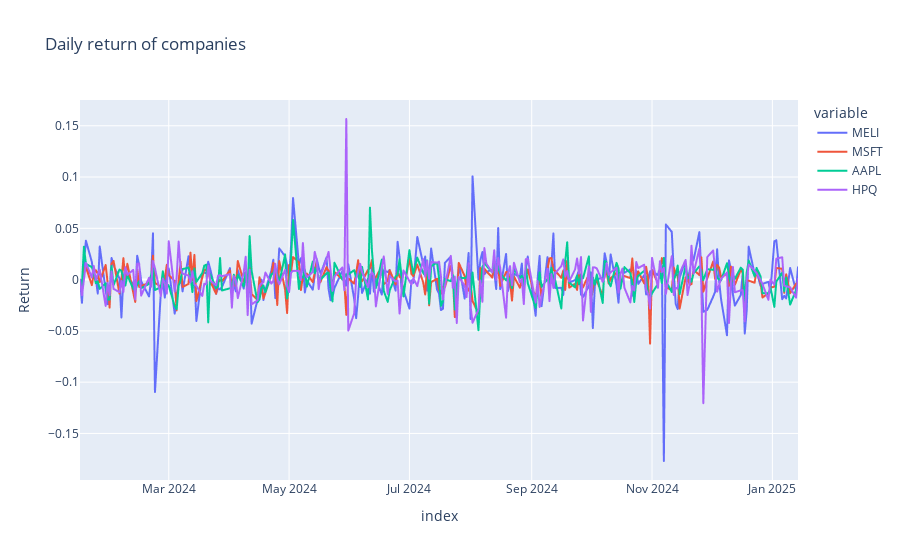

Notebook code cell kept with this figure:
### Code cell
# Plot return for each company
fig = px.line(returns_of_companies, 
              x=returns_of_companies.index, 
              y=returns_of_companies.columns, 
              title='Daily return of companies')
# For each x-value show all the y-values simultaneously in the dynamic box
fig.update_traces(hoverinfo='y')
fig.update_layout(hovermode = "x unified")
# Change y-axis name
fig.update_yaxes(title_text="Return")
# Show the plot
fig.show()

### Figure 1 — Plotly figure (JSON) as saved in the notebook; plotly's stock layout.template omitted (floating-point values rounded to 4 significant figures; data arrays with more than 128 entries replaced by an {"elided": "..."} marker saying what was removed)
{"data": [{"hoverinfo": "y", "hovertemplate": "variable=MELI<br>index=%{x}<br>value=%{y}<extra></extra>", "legendgroup": "MELI", "line": {"color": "#636efa", "dash": "solid"}, "marker": {"symbol": "circle"}, "mode": "lines", "name": "MELI", "showlegend": true, "type": "scattergl", "x": {"elided": "251 str values"}, "xaxis": "x", "y": {"elided": "251 float values"}, "yaxis": "y"}, {"hoverinfo": "y", "hovertemplate": "variable=MSFT<br>index=%{x}<br>value=%{y}<extra></extra>", "legendgroup": "MSFT", "line": {"color": "#EF553B", "dash": "solid"}, "marker": {"symbol": "circle"}, "mode": "lines", "name": "MSFT", "showlegend": true, "type": "scattergl", "x": {"elided": "251 str values"}, "xaxis": "x", "y": {"elided": "251 float values"}, "yaxis": "y"}, {"hoverinfo": "y", "hovertemplate": "variable=AAPL<br>index=%{x}<br>value=%{y}<extra></extra>", "legendgroup": "AAPL", "line": {"color": "#00cc96", "dash": "solid"}, "marker": {"symbol": "circle"}, "mode": "lines", "name": "AAPL", "showlegend": true, "type": "scattergl", "x": {"elided": "251 str values"}, "xaxis": "x", "y": {"elided": "251 float values"}, "yaxis": "y"}, {"hoverinfo": "y", "hovertemplate": "variable=HPQ<br>index=%{x}<br>value=%{y}<extra></extra>", "legendgroup": "HPQ", "line": {"color": "#ab63fa", "dash": "solid"}, "marker": {"symbol": "circle"}, "mode": "lines", "name": "HPQ", "showlegend": true, "type": "scattergl", "x": {"elided": "251 str values"}, "xaxis": "x", "y": {"elided": "251 float values"}, "yaxis": "y"}], "layout": {"hovermode": "x unified", "legend": {"title": {"text": "variable"}, "tracegroupgap": 0}, "title": {"text": "Daily return of companies"}, "xaxis": {"anchor": "y", "domain": [0, 1], "title": {"text": "index"}}, "yaxis": {"anchor": "x", "domain": [0, 1], "title": {"text": "Return"}}}}
